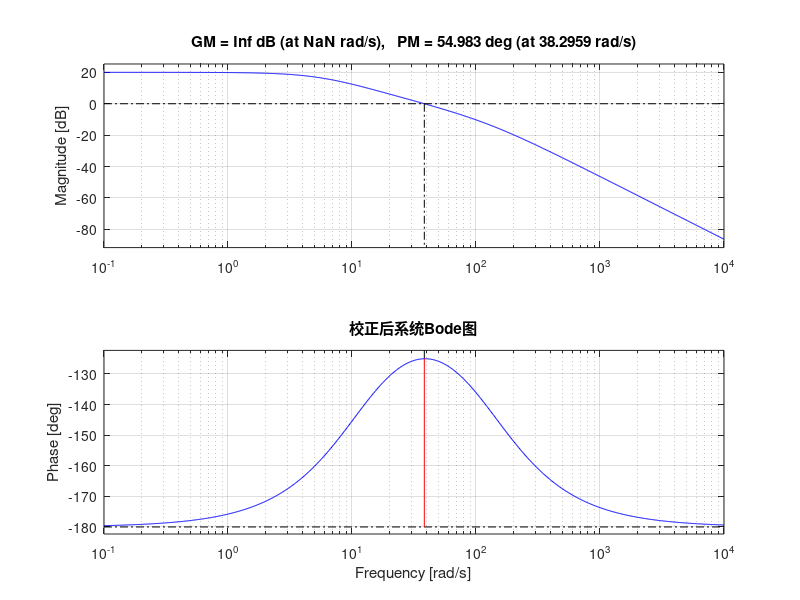
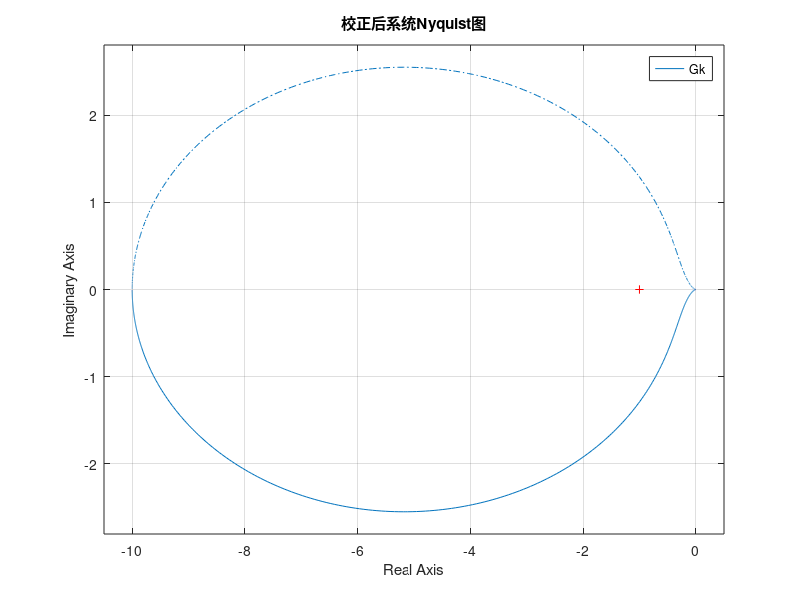
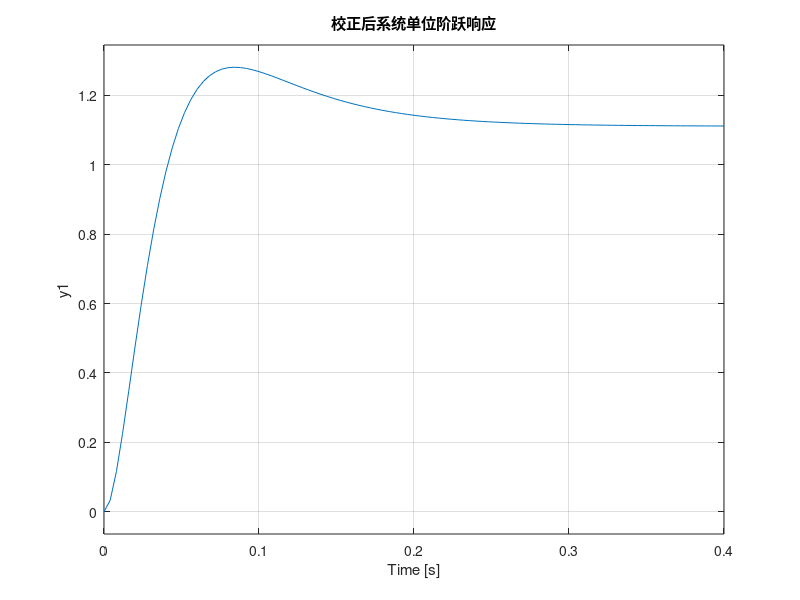

MATLAB code for these plots, in order: (Note: this script raises an error after producing the figures.)
clc
clear
close all

s=tf('s');
K=98.57;
a=10.05;
T=0.00813;

G=4.9/(s^2-48.3);
G0=K*G;
Gc=(a*T*s+1)/(T*s+1);
Gk=Gc*G0;
Phi=feedback(Gk,1);

figure(1)
margin(Gk)
grid on
title('校正后系统Bode图')

figure(2)
nyquist(Gk)
grid on
title('校正后系统Nyquist图')

figure(3)
step(Phi)
grid on
title('校正后系统单位阶跃响应')

[GM,PM,Wcg,Wcp]=margin(Gk);
GM_dB=20*log10(GM);
info=stepinfo(Phi);

fprintf('幅值裕度 GM = %.4f\n',GM)
fprintf('幅值裕度 GM_dB = %.4f dB\n',GM_dB)
fprintf('相角裕度 PM = %.4f deg\n',PM)
fprintf('相角穿越频率 Wcg = %.4f rad/s\n',Wcg)
fprintf('幅值穿越频率 Wcp = %.4f rad/s\n',Wcp)

disp('闭环阶跃响应指标：')
disp(info)

disp('校正后开环传递函数：')
Gk

disp('校正后闭环传递函数：')
Phi

disp('校正后闭环极点：')
pole(Phi)
